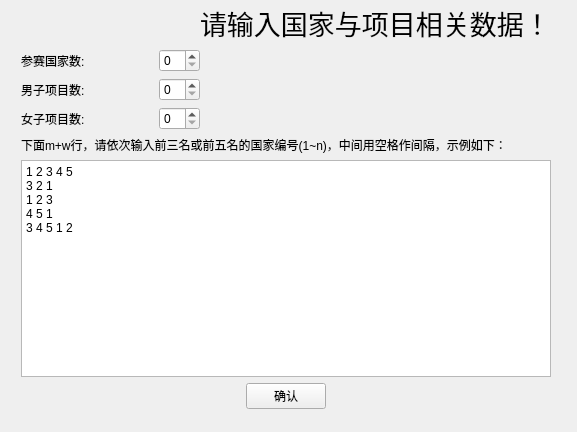
<?xml version="1.0" encoding="UTF-8"?>
<ui version="4.0">
 <class>input</class>
 <widget class="QWidget" name="input">
  <property name="geometry">
   <rect>
    <x>0</x>
    <y>0</y>
    <width>577</width>
    <height>432</height>
   </rect>
  </property>
  <property name="sizePolicy">
   <sizepolicy hsizetype="Fixed" vsizetype="Fixed">
    <horstretch>0</horstretch>
    <verstretch>0</verstretch>
   </sizepolicy>
  </property>
  <property name="minimumSize">
   <size>
    <width>544</width>
    <height>0</height>
   </size>
  </property>
  <property name="windowTitle">
   <string>数据输入</string>
  </property>
  <widget class="QWidget" name="layoutWidget">
   <property name="geometry">
    <rect>
     <x>21</x>
     <y>3</y>
     <width>530</width>
     <height>406</height>
    </rect>
   </property>
   <layout class="QVBoxLayout" name="verticalLayout">
    <item>
     <layout class="QHBoxLayout" name="horizontalLayout" stretch="0,0">
      <item>
       <widget class="QLabel" name="label">
        <property name="text">
         <string/>
        </property>
        <property name="pixmap">
         <pixmap>../image/baby.png</pixmap>
        </property>
        <property name="scaledContents">
         <bool>false</bool>
        </property>
       </widget>
      </item>
      <item>
       <widget class="QLabel" name="label_2">
        <property name="font">
         <font>
          <family>等线</family>
          <pointsize>20</pointsize>
         </font>
        </property>
        <property name="text">
         <string>请输入国家与项目相关数据！</string>
        </property>
       </widget>
      </item>
     </layout>
    </item>
    <item>
     <layout class="QHBoxLayout" name="horizontalLayout_2" stretch="2,1,2,8">
      <item>
       <widget class="QLabel" name="label_3">
        <property name="text">
         <string>参赛国家数:</string>
        </property>
       </widget>
      </item>
      <item>
       <spacer name="horizontalSpacer_4">
        <property name="orientation">
         <enum>Qt::Horizontal</enum>
        </property>
        <property name="sizeHint" stdset="0">
         <size>
          <width>40</width>
          <height>20</height>
         </size>
        </property>
       </spacer>
      </item>
      <item>
       <widget class="QSpinBox" name="country_num">
        <property name="sizePolicy">
         <sizepolicy hsizetype="Fixed" vsizetype="Fixed">
          <horstretch>0</horstretch>
          <verstretch>0</verstretch>
         </sizepolicy>
        </property>
       </widget>
      </item>
      <item>
       <spacer name="horizontalSpacer">
        <property name="orientation">
         <enum>Qt::Horizontal</enum>
        </property>
        <property name="sizeHint" stdset="0">
         <size>
          <width>40</width>
          <height>20</height>
         </size>
        </property>
       </spacer>
      </item>
     </layout>
    </item>
    <item>
     <layout class="QHBoxLayout" name="horizontalLayout_3" stretch="2,1,2,8">
      <item>
       <widget class="QLabel" name="label_4">
        <property name="text">
         <string>男子项目数:</string>
        </property>
       </widget>
      </item>
      <item>
       <spacer name="horizontalSpacer_5">
        <property name="orientation">
         <enum>Qt::Horizontal</enum>
        </property>
        <property name="sizeHint" stdset="0">
         <size>
          <width>40</width>
          <height>20</height>
         </size>
        </property>
       </spacer>
      </item>
      <item>
       <widget class="QSpinBox" name="man_num">
        <property name="sizePolicy">
         <sizepolicy hsizetype="Fixed" vsizetype="Fixed">
          <horstretch>0</horstretch>
          <verstretch>0</verstretch>
         </sizepolicy>
        </property>
       </widget>
      </item>
      <item>
       <spacer name="horizontalSpacer_2">
        <property name="orientation">
         <enum>Qt::Horizontal</enum>
        </property>
        <property name="sizeHint" stdset="0">
         <size>
          <width>40</width>
          <height>20</height>
         </size>
        </property>
       </spacer>
      </item>
     </layout>
    </item>
    <item>
     <layout class="QHBoxLayout" name="horizontalLayout_4" stretch="2,1,2,8">
      <item>
       <widget class="QLabel" name="label_5">
        <property name="text">
         <string>女子项目数:</string>
        </property>
       </widget>
      </item>
      <item>
       <spacer name="horizontalSpacer_6">
        <property name="orientation">
         <enum>Qt::Horizontal</enum>
        </property>
        <property name="sizeHint" stdset="0">
         <size>
          <width>40</width>
          <height>20</height>
         </size>
        </property>
       </spacer>
      </item>
      <item>
       <widget class="QSpinBox" name="woman_num">
        <property name="sizePolicy">
         <sizepolicy hsizetype="Fixed" vsizetype="Fixed">
          <horstretch>0</horstretch>
          <verstretch>0</verstretch>
         </sizepolicy>
        </property>
       </widget>
      </item>
      <item>
       <spacer name="horizontalSpacer_3">
        <property name="orientation">
         <enum>Qt::Horizontal</enum>
        </property>
        <property name="sizeHint" stdset="0">
         <size>
          <width>40</width>
          <height>20</height>
         </size>
        </property>
       </spacer>
      </item>
     </layout>
    </item>
    <item>
     <widget class="QLabel" name="label_6">
      <property name="text">
       <string>下面m+w行，请依次输入前三名或前五名的国家编号(1~n)，中间用空格作间隔，示例如下：</string>
      </property>
     </widget>
    </item>
    <item>
     <widget class="QPlainTextEdit" name="plainTextEdit">
      <property name="plainText">
       <string>1 2 3 4 5
3 2 1
1 2 3
4 5 1
3 4 5 1 2</string>
      </property>
      <property name="placeholderText">
       <string/>
      </property>
     </widget>
    </item>
    <item>
     <layout class="QHBoxLayout" name="horizontalLayout_5">
      <item>
       <widget class="QPushButton" name="pushButton">
        <property name="sizePolicy">
         <sizepolicy hsizetype="Fixed" vsizetype="Fixed">
          <horstretch>0</horstretch>
          <verstretch>0</verstretch>
         </sizepolicy>
        </property>
        <property name="text">
         <string>确认</string>
        </property>
       </widget>
      </item>
     </layout>
    </item>
   </layout>
  </widget>
 </widget>
 <resources/>
 <connections/>
</ui>
